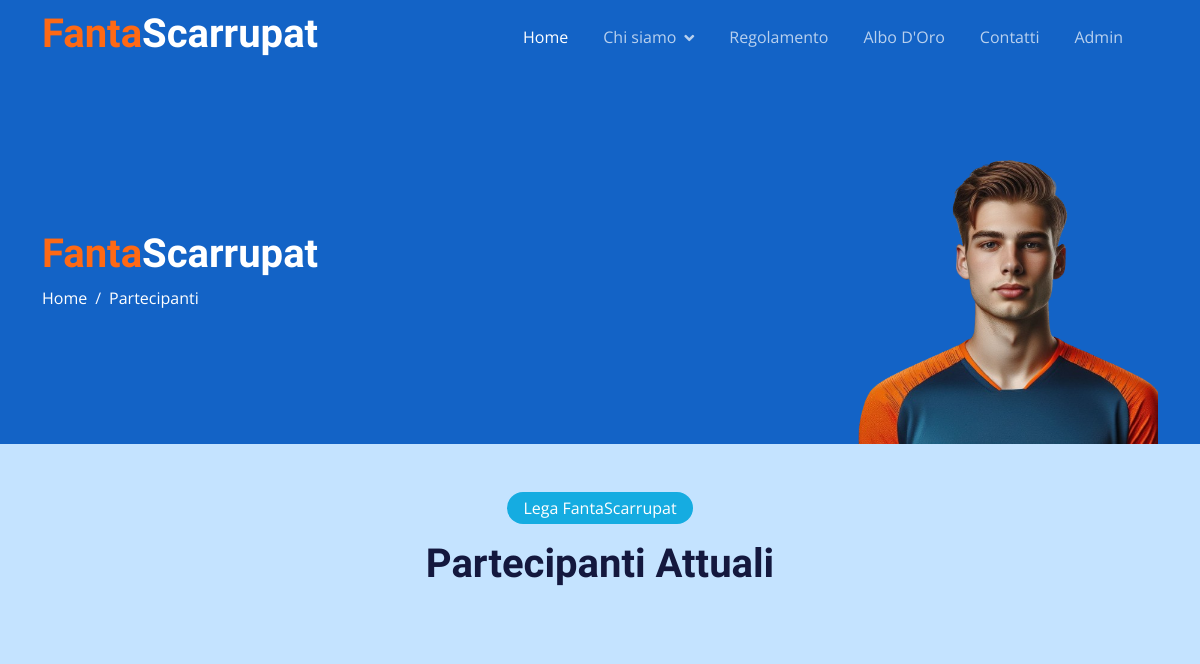
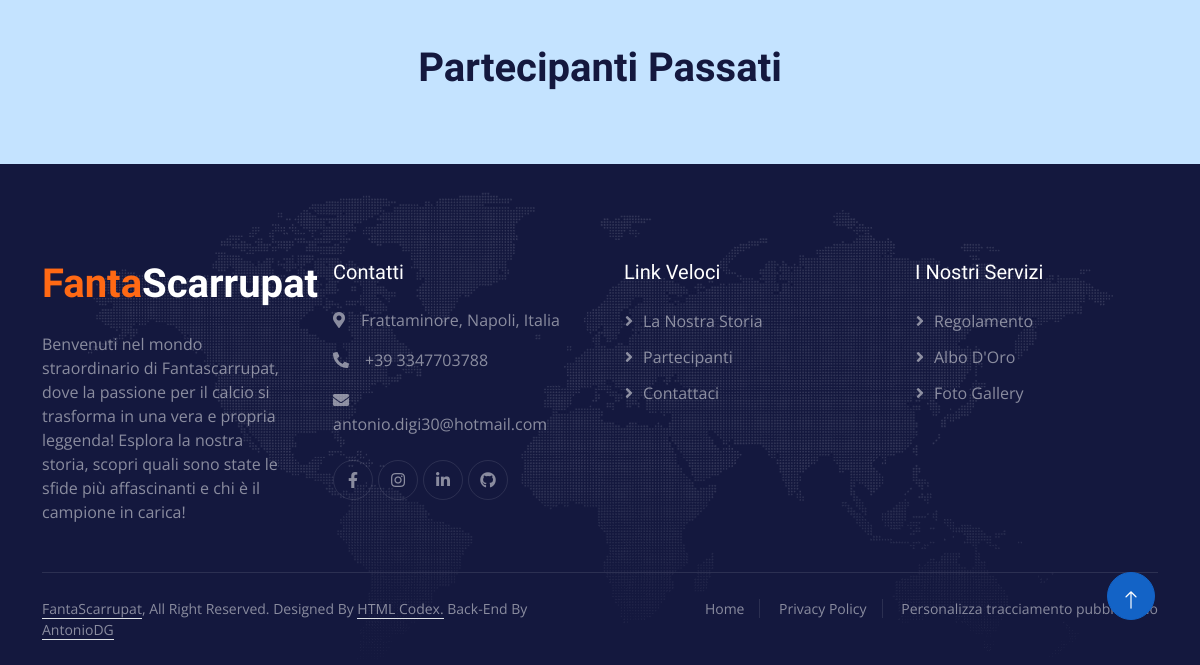
Before: /partecipanti.php with the older database file (2 pictures, top to bottom).
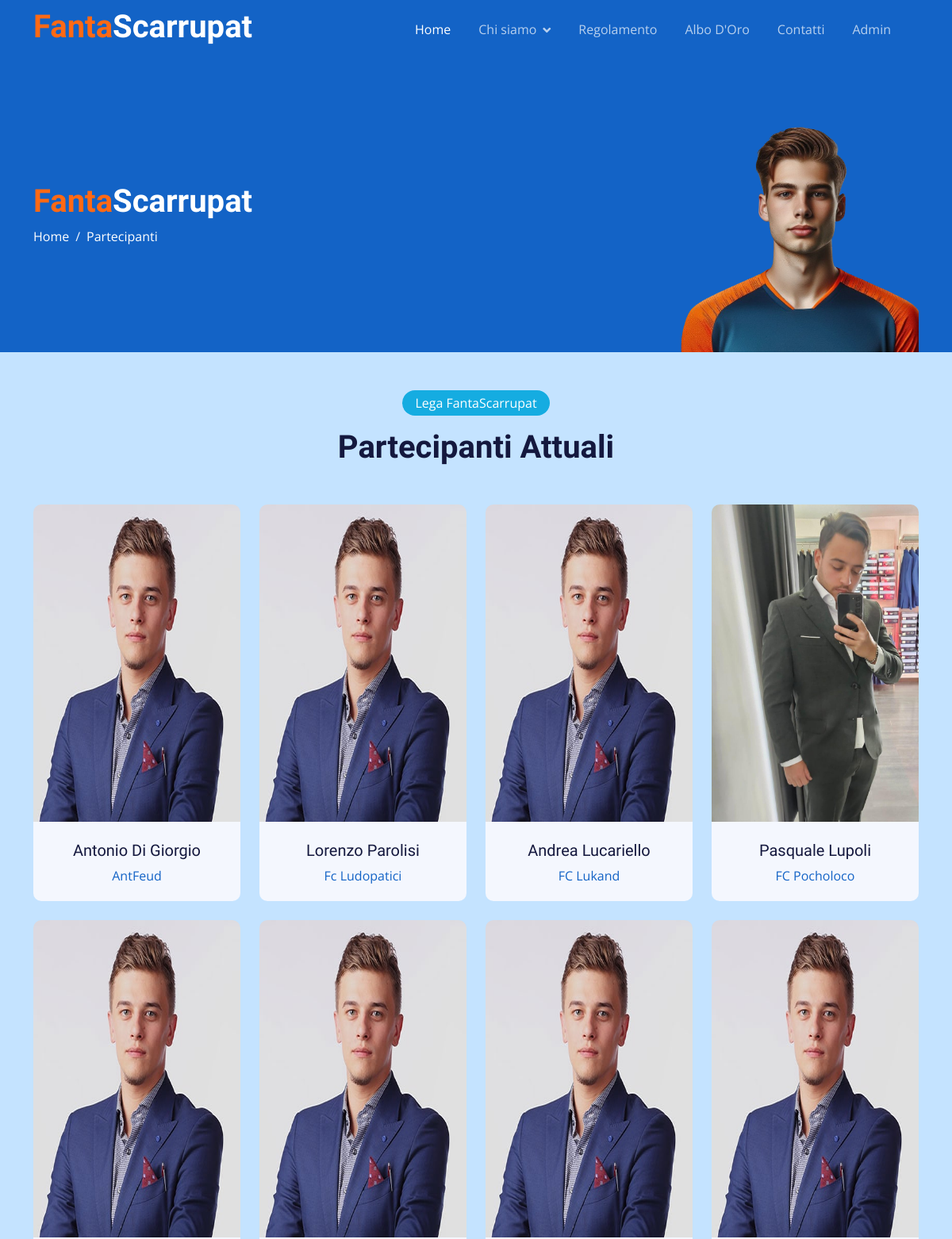
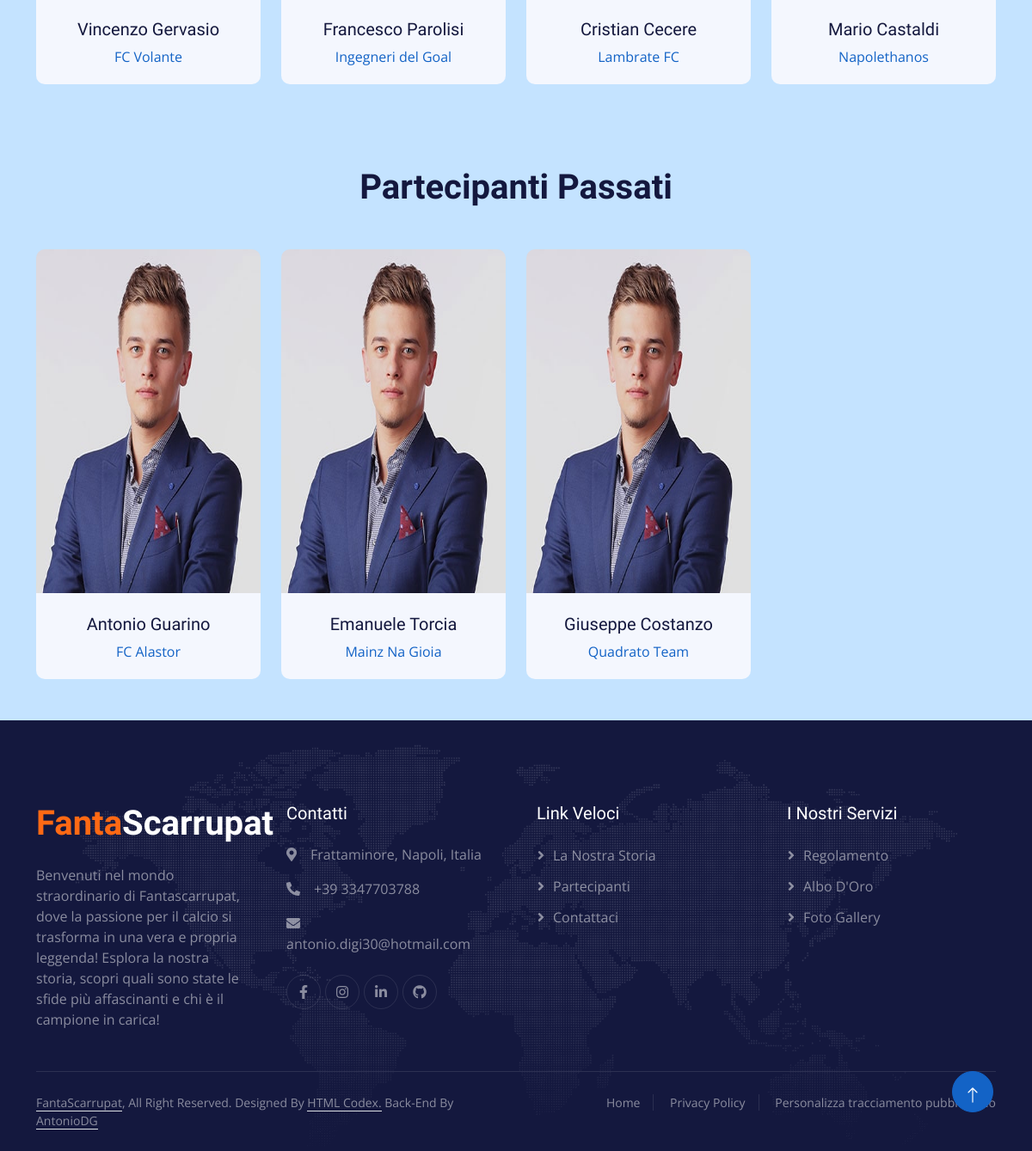
After: the same page with the newer database file (2 pictures, top to bottom).
### tables this page shows
CREATE TABLE fantasquadra (
                            nome_fantasquadra VARCHAR(100) PRIMARY KEY NOT NULL,
                            scudetto VARCHAR(100),
                            fantallenatore VARCHAR(100) NOT NULL,
                            immagine_fantallenatore VARCHAR(100) NOT NULL,
                            flag_attuale VARCHAR(1) NOT NULL  
);

### partecipanti.php (the view, shortened to what this page needs)
<!DOCTYPE html>
<html lang="en">
<head>
    <link href="https://cdnjs.cloudflare.com/ajax/libs/font-awesome/5.10.0/css/all.min.css" rel="stylesheet">
    <link href="https://cdn.jsdelivr.net/npm/bootstrap-icons@1.4.1/font/bootstrap-icons.css" rel="stylesheet">
    <link href="lib/animate/animate.min.css" rel="stylesheet">
    <link href="lib/owlcarousel/assets/owl.carousel.min.css" rel="stylesheet">
    <link href="css/bootstrap.min.css" rel="stylesheet">
    <link href="css/style.css" rel="stylesheet">
</head>
<body>
    <?php
      include 'php/contVisual.php';
    ?>
    <div class="container-fluid pt-5 bg-primary hero-header">
        <div class="container pt-5">
            <div class="row g-5 pt-5">
                <div class="col-lg-6 align-self-center text-center text-lg-start mb-lg-5">
                    <h1><span class="text-color1">Fanta</span><span class="text-color2">Scarrupat</span></h1>
                    <nav aria-label="breadcrumb">
                        <ol class="breadcrumb justify-content-center justify-content-lg-start mb-0">
                            <li class="breadcrumb-item"><a class="text-white" href="index.php">Home</a></li>
                            <li class="breadcrumb-item text-white active" aria-current="page">Partecipanti</li>
                        </ol>
                    </nav>
                </div>
                <div class="col-lg-6 align-self-end text-center text-lg-end">
                    <img class="img-fluid" src="img/player_mezzo_busto.png" alt="" style="max-height: 300px;">
                </div>
            </div>
        </div>
    </div>
    <div class="container-xxl py-5">
      <div class="container">
        <div class="text-center mx-auto mb-5 wow fadeInUp" data-wow-delay="0.1s" style="max-width: 500px;">
          <div class="d-inline-block rounded-pill bg-secondary text-ball py-1 px-3 mb-3">Lega FantaScarrupat</div>
          <h1 class="display-6 mb-5">Partecipanti Attuali</h1>
        </div>
        <div class="row g-4">
          <?php
          $query = "SELECT * FROM fantasquadra WHERE flag_attuale = 1";
          $result = $conn->query($query);
          if ($result->num_rows > 0) {
            while($row = $result->fetch_assoc()) {
              $nome_squadra = $row['nome_fantasquadra'];
              ?>
              <div class="col-lg-3 col-md-6 wow fadeInUp" data-wow-delay="0.3s">
                <div class="team-item position-relative rounded overflow-hidden">
                  <div class="overflow-hidden">
                    <img class="img-fluid-personal" src="img/partecipanti/<?php echo $row["immagine_fantallenatore"]?>" alt=" Errore Recupero Foto Fantallenatore">
                  </div>
                  <div class="team-text bg-light text-center p-4">
                    <h5><?php echo $row['fantallenatore']; ?></h5>
                    <p class="text-primary"><?php echo $nome_squadra; ?></p>
                  </div>
                </div>
              </div>
              <?php
            }
          }
          ?>
        </div>
      </div>
    </div>
    <div class="container-xxl py-5">
      <div class="container">
        <div class="text-center mx-auto mb-5 wow fadeInUp" data-wow-delay="0.1s" style="max-width: 500px;">
          <h1 class="display-6 mb-5">Partecipanti Passati</h1>
        </div>
        <div class="row g-4">
          <?php
            $query = "SELECT * FROM fantasquadra WHERE flag_attuale = 0";
            $result = $conn->query($query);
              if ($result->num_rows > 0) {
                while($row = $result->fetch_assoc()) {
                  $nome_squadra = $row['nome_fantasquadra'];
          ?>
                  <div class="col-lg-3 col-md-6 wow fadeInUp" data-wow-delay="0.3s">
                    <div class="team-item position-relative rounded overflow-hidden">
                      <div class="overflow-hidden">
                        <img class="img-fluid-personal" src="img/partecipanti/<?php echo $row["immagine_fantallenatore"]?>" alt=" Errore Recupero Foto Fantallenatore">
                      </div>
                      <div class="team-text bg-light text-center p-4">
                        <h5><?php echo $row['fantallenatore']; ?></h5>
                        <p class="text-primary"><?php echo $nome_squadra; ?></p>
                      </div>
                    </div>
                  </div>
          <?php
                }
              }
          ?>
        </div>
      </div>
    </div>
    <a href="#" class="btn btn-lg btn-primary btn-lg-square back-to-top pt-2"><i class="bi bi-arrow-up"></i></a>
</body>
</html>

### css/style.css (style rules this page uses)
:root { --primary: #1363C6; --secondary: #15ACE1; --light: #F4F7FE; --dark: #14183E; }
.text-color1 { color: #FF6914; }
.text-color2 { color: #FFFFFF; }
.back-to-top { position: fixed; display: none; right: 45px; bottom: 45px; z-index: 99; }
h1, h2, h3, .fw-bold { font-weight: 700 !important; }
h4, h5, h6, .fw-medium { font-weight: 500 !important; }
.btn { font-weight: 500; transition: .5s; }
.btn-lg-square { width: 48px; height: 48px; }
.btn-square, .btn-sm-square, .btn-lg-square { padding: 0; display: flex; align-items: center; justify-content: center; font-weight: normal; border-radius: 50px; }
.team-item img { position: relative; top: 0; transition: .5s; }
.team-item .team-text { position: relative; height: 100px; transition: .5s; }
* { box-sizing: border-box; }
.sticky-top { top: -150px; transition: .5s; }
.navbar { padding: 11px 0 !important; height: 75px; }
.navbar .navbar-nav .nav-link { margin-right: 35px; padding: 0; color: rgba(255, 255, 255, .7); outline: none; }
.navbar .navbar-nav .nav-link:hover, .navbar .navbar-nav .nav-link.active { color: rgba(255, 255, 255, 1); }
.navbar .dropdown-toggle::after { border: none; content: "\f107"; font-family: "Font Awesome 5 Free"; font-weight: 900; vertical-align: middle; margin-left: 8px; }
.hero-header { margin-top: -75px; background-size: cover; }
.hero-header .breadcrumb-item+.breadcrumb-item::before { color: var(--light); }
.footer { background: url(../img/footer.png) center center no-repeat; background-size: contain; }
.footer .btn.btn-social { margin-right: 5px; width: 40px; height: 40px; display: flex; align-items: center; justify-content: center; color: rgba(255,255,255,.5); border: 1px solid rgba(256, 256, 256, .1); border-radius: 40px; transition: .3s; }
.footer .btn.btn-link { display: block; margin-bottom: 10px; padding: 0; text-align: left; color: rgba(255,255,255,.5); font-weight: normal; transition: .3s; }
.footer .btn.btn-link::before { position: relative; content: "\f105"; font-family: "Font Awesome 5 Free"; font-weight: 900; margin-right: 10px; }
.footer .copyright { padding: 25px 0; font-size: 14px; border-top: 1px solid rgba(256, 256, 256, .1); }
.footer .copyright a { color: rgba(255,255,255,.5); }
.footer .footer-menu a { margin-right: 15px; padding-right: 15px; border-right: 1px solid rgba(255, 255, 255, .1); }
.footer .footer-menu a:last-child { margin-right: 0; padding-right: 0; border-right: none; }

Changed rows visible on the page:
added fantasquadra: immagine_fantallenatore (picture), fantallenatore "Antonio Di Giorgio", nome_fantasquadra "AntFeud", shown under "Partecipanti Attuali"
added fantasquadra: immagine_fantallenatore (picture), fantallenatore "Lorenzo Parolisi", nome_fantasquadra "Fc Ludopatici", shown under "Partecipanti Attuali"
added fantasquadra: immagine_fantallenatore (picture), fantallenatore "Andrea Lucariello", nome_fantasquadra "FC Lukand", shown under "Partecipanti Attuali"
added fantasquadra: immagine_fantallenatore (picture), fantallenatore "Pasquale Lupoli", nome_fantasquadra "FC Pocholoco", shown under "Partecipanti Attuali"
added fantasquadra: immagine_fantallenatore (picture), fantallenatore "Vincenzo Gervasio", nome_fantasquadra "FC Volante", shown under "Partecipanti Attuali"
added fantasquadra: immagine_fantallenatore (picture), fantallenatore "Francesco Parolisi", nome_fantasquadra "Ingegneri del Goal", shown under "Partecipanti Attuali"
added fantasquadra: immagine_fantallenatore (picture), fantallenatore "Cristian Cecere", nome_fantasquadra "Lambrate FC", shown under "Partecipanti Attuali"
added fantasquadra: immagine_fantallenatore (picture), fantallenatore "Mario Castaldi", nome_fantasquadra "Napolethanos", shown under "Partecipanti Attuali"
added fantasquadra: immagine_fantallenatore (picture), fantallenatore "Antonio Guarino", nome_fantasquadra "FC Alastor", shown under "Partecipanti Passati"
added fantasquadra: immagine_fantallenatore (picture), fantallenatore "Emanuele Torcia", nome_fantasquadra "Mainz Na Gioia", shown under "Partecipanti Passati"
added fantasquadra: immagine_fantallenatore (picture), fantallenatore "Giuseppe Costanzo", nome_fantasquadra "Quadrato Team", shown under "Partecipanti Passati"
